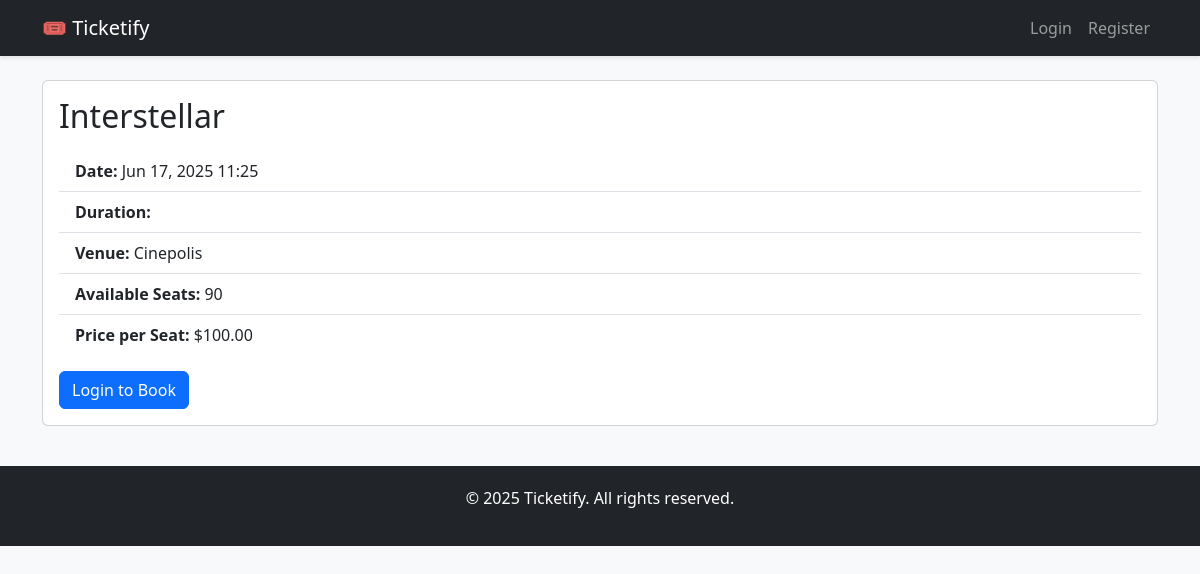
The app's page /shows/5/ with its own data.
### tickets/models.py (models this page shows, shortened)
class Show(models.Model):
    title = models.CharField(max_length=200)
    date = models.DateTimeField()
    venue = models.CharField(max_length=200)
    total_seats = models.PositiveIntegerField()
    price_per_seat = models.DecimalField(max_digits=6, decimal_places=2)
    created_at = models.DateTimeField(auto_now_add=True)
    updated_at = models.DateTimeField(auto_now=True)
    def available_seats(self):
        booked_seats = self.booking_set.aggregate(models.Sum('number_of_seats'))['number_of_seats__sum'] or 0
        return self.total_seats - booked_seats

### tickets/views.py (the view)
# urls.py: path('<int:pk>/', views.ShowDetailView.as_view(), name='show_detail'),
class ShowDetailView(DetailView):
    model = Show
    template_name = 'tickets/show_detail.html'

### tickets/templates/tickets/show_detail.html (shortened to what this page needs)
{% extends 'base.html' %}
{% block content %}
<div class="card">
    <div class="card-body">
        <h2 class="card-title">{{ show.title }}</h2>
        <ul class="list-group list-group-flush mb-3">
            <li class="list-group-item"><strong>Date:</strong> {{ show.date|date:"M d, Y H:i" }}</li>
            <li class="list-group-item"><strong>Duration:</strong> {{ show.duration }}</li>
            <li class="list-group-item"><strong>Venue:</strong> {{ show.venue }}</li>
            <li class="list-group-item"><strong>Available Seats:</strong> {{ show.available_seats }}</li>
            <li class="list-group-item"><strong>Price per Seat:</strong> ${{ show.price_per_seat }}</li>
        </ul>
        {% if user.is_authenticated %}
            {% if show.available_seats > 0 %}
                <a href="{% url 'tickets:book_show' show.pk %}" class="btn btn-success">Book Now</a>
            {% else %}
                <button class="btn btn-secondary" disabled>Sold Out</button>
            {% endif %}
        {% else %}
            <a href="{% url 'accounts:login' %}?next={% url 'show_detail' show.pk %}" class="btn btn-primary">Login to Book</a>
        {% endif %}
    </div>
</div>
{% endblock %}

### tickets/templates/base.html (style rules this page uses)
body { background-color: #f8f9fa; }

### records on screen
Show: title "Interstellar", date "Jun 17, 2025 11:25", venue "Cinepolis", available_seats "90", price_per_seat "100.00"
